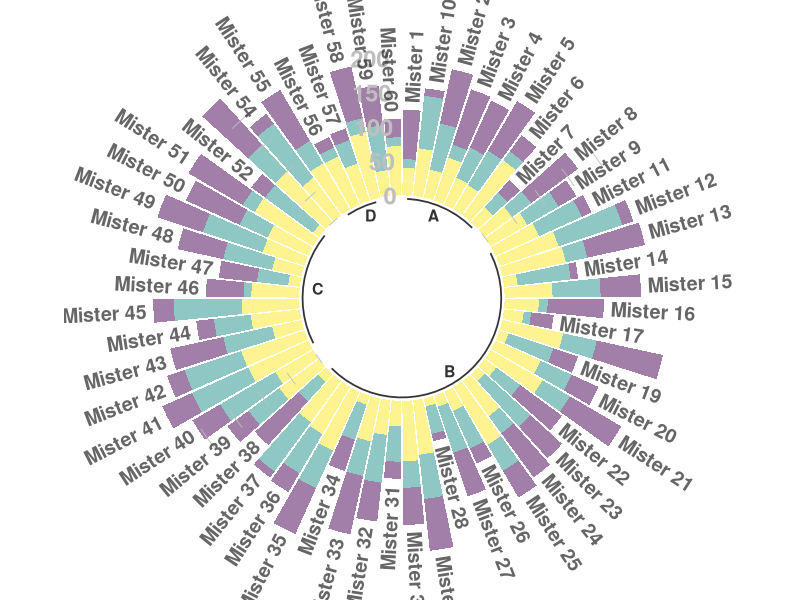

Recreate this plot in R.
# library
library(tidyverse)
library(viridis)

# Create dataset
data <- data.frame(
  individual=paste( "Mister ", seq(1,60), sep=""),
  group=c( rep('A', 10), rep('B', 30), rep('C', 14), rep('D', 6)) ,
  value1=sample( seq(10,100), 60, replace=T),
  value2=sample( seq(10,100), 60, replace=T),
  value3=sample( seq(10,100), 60, replace=T)
)
View(data)

# Transform data in a tidy format (long format)
data <- data %>% gather(key = "observation", value="value", -c(1,2)) 

# Set a number of 'empty bar' to add at the end of each group
empty_bar <- 2
nObsType <- nlevels(as.factor(data$observation))
to_add <- data.frame( matrix(NA, empty_bar*nlevels(data$group)*nObsType, ncol(data)) )
colnames(to_add) <- colnames(data)
to_add$group <- rep(levels(data$group), each=empty_bar*nObsType )
data <- rbind(data, to_add)
data <- data %>% arrange(group, individual)
data$id <- rep( seq(1, nrow(data)/nObsType) , each=nObsType)

# Get the name and the y position of each label
label_data <- data %>% group_by(id, individual) %>% summarize(tot=sum(value))
number_of_bar <- nrow(label_data)
angle <- 90 - 360 * (label_data$id-0.5) /number_of_bar     # I substract 0.5 because the letter must have the angle of the center of the bars. Not extreme right(1) or extreme left (0)
label_data$hjust <- ifelse( angle < -90, 1, 0)
label_data$angle <- ifelse(angle < -90, angle+180, angle)

# prepare a data frame for base lines
base_data <- data %>% 
  group_by(group) %>% 
  summarize(start=min(id), end=max(id) - empty_bar) %>% 
  rowwise() %>% 
  mutate(title=mean(c(start, end)))

# prepare a data frame for grid (scales)
grid_data <- base_data
grid_data$end <- grid_data$end[ c( nrow(grid_data), 1:nrow(grid_data)-1)] + 1
grid_data$start <- grid_data$start - 1
grid_data <- grid_data[-1,]

# Make the plot
p <- ggplot(data) +      
  
  # Add the stacked bar
  geom_bar(aes(x=as.factor(id), y=value, fill=observation), stat="identity", alpha=0.5) +
  scale_fill_viridis(discrete=TRUE) +
  
  # Add a val=100/75/50/25 lines. I do it at the beginning to make sur barplots are OVER it.
  geom_segment(data=grid_data, aes(x = end, y = 0, xend = start, yend = 0), colour = "grey", alpha=1, size=0.3 , inherit.aes = FALSE ) +
  geom_segment(data=grid_data, aes(x = end, y = 50, xend = start, yend = 50), colour = "grey", alpha=1, size=0.3 , inherit.aes = FALSE ) +
  geom_segment(data=grid_data, aes(x = end, y = 100, xend = start, yend = 100), colour = "grey", alpha=1, size=0.3 , inherit.aes = FALSE ) +
  geom_segment(data=grid_data, aes(x = end, y = 150, xend = start, yend = 150), colour = "grey", alpha=1, size=0.3 , inherit.aes = FALSE ) +
  geom_segment(data=grid_data, aes(x = end, y = 200, xend = start, yend = 200), colour = "grey", alpha=1, size=0.3 , inherit.aes = FALSE ) +
  
  # Add text showing the value of each 100/75/50/25 lines
  ggplot2::annotate("text", x = rep(max(data$id),5), y = c(0, 50, 100, 150, 200), label = c("0", "50", "100", "150", "200") , color="grey", size=6 , angle=0, fontface="bold", hjust=1) +
  
  ylim(-150,max(label_data$tot, na.rm=T)) +
  theme_minimal() +
  theme(
    legend.position = "none",
    axis.text = element_blank(),
    axis.title = element_blank(),
    panel.grid = element_blank(),
    plot.margin = unit(rep(-1,4), "cm") 
  ) +
  coord_polar() +
  
  # Add labels on top of each bar
  geom_text(data=label_data, aes(x=id, y=tot+10, label=individual, hjust=hjust), color="black", fontface="bold",alpha=0.6, size=5, angle= label_data$angle, inherit.aes = FALSE ) +
  
  # Add base line information
  geom_segment(data=base_data, aes(x = start, y = -5, xend = end, yend = -5), colour = "black", alpha=0.8, size=0.6 , inherit.aes = FALSE )  +
  geom_text(data=base_data, aes(x = title, y = -18, label=group), hjust=c(1,1,0,0), colour = "black", alpha=0.8, size=4, fontface="bold", inherit.aes = FALSE)


# Save at png
ggsave(p, file="output.png", width=10, height=10)